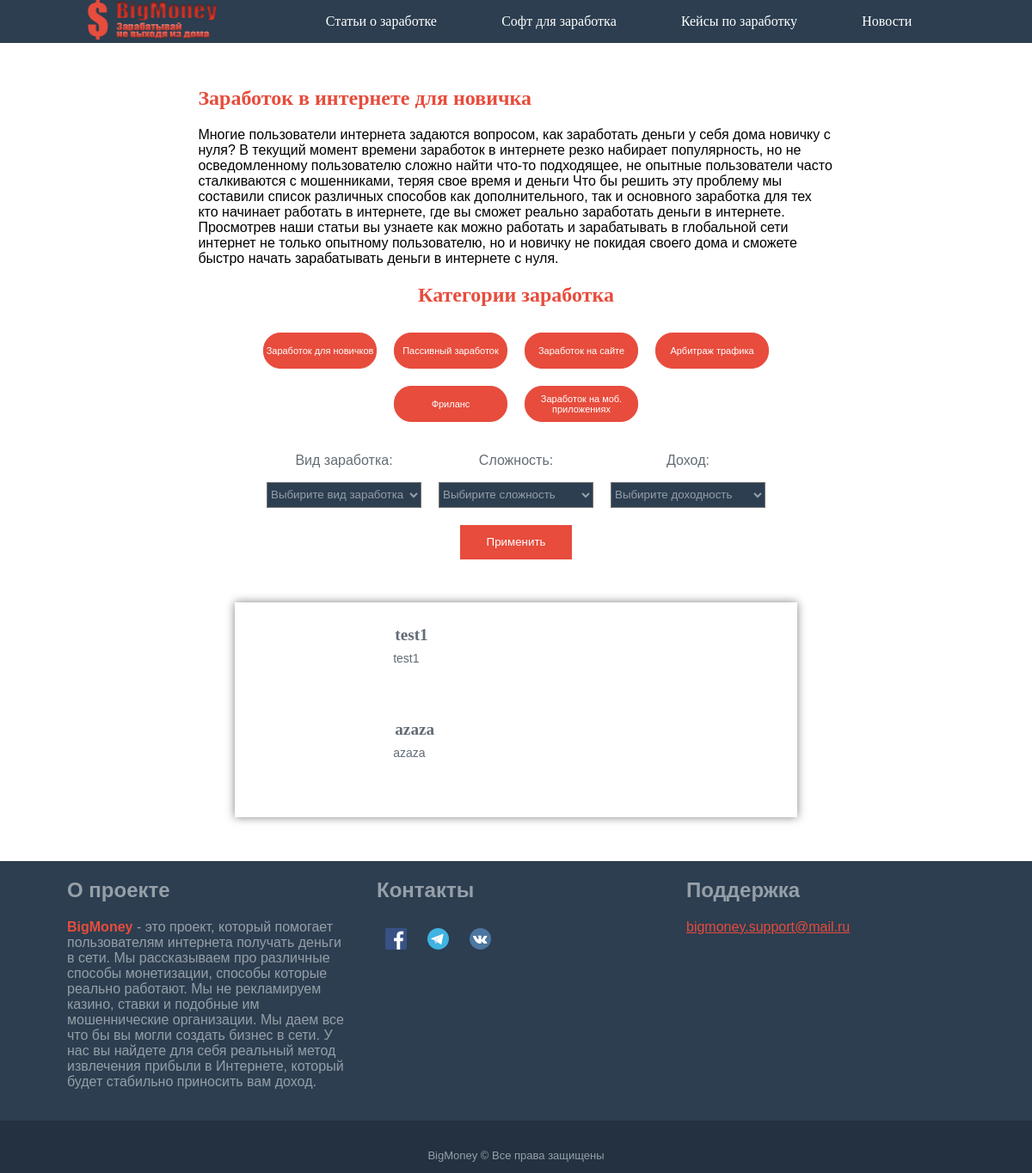
/post/dlya-novichkov/index.php, run on an earlier commit of the app's database.
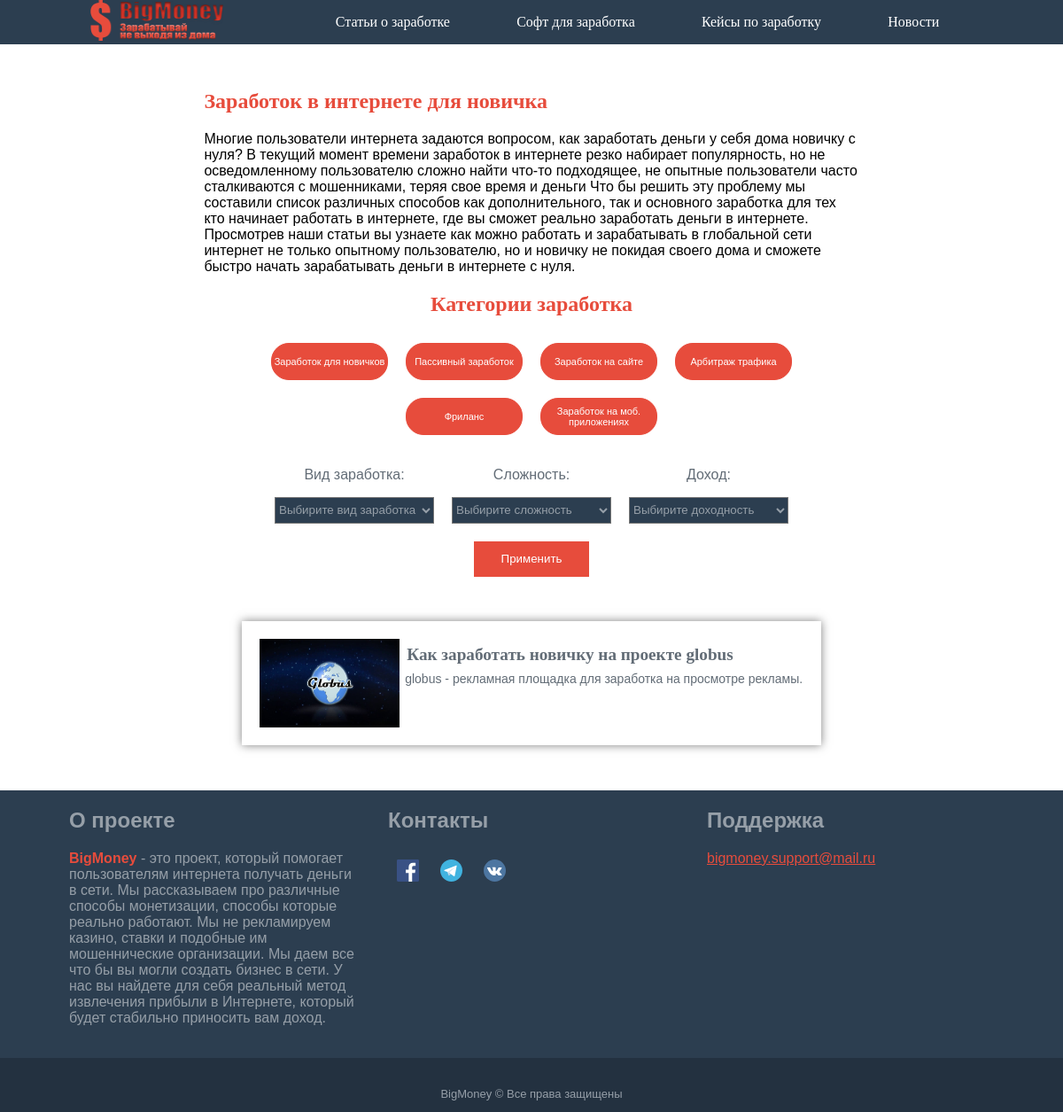
And on a later commit of the database.
### tables this page shows
CREATE TABLE `post` (
  `id` int(11) NOT NULL,
  `name` varchar(64) NOT NULL,
  `title-braus` varchar(70) DEFAULT NULL,
  `description-braus` varchar(140) DEFAULT NULL,
  `title-katalog` varchar(60) NOT NULL,
  `description-katalog` varchar(120) NOT NULL,
  `one-title-page` varchar(56) DEFAULT NULL,
  `two-title-page` varchar(56) DEFAULT NULL,
  `one-text` text,
  `two-text` text,
  `image` text,
  `linkPartner` text,
  `plus` text,
  `minus` text,
  `money-level` varchar(56) DEFAULT NULL,
  `hard-level` varchar(56) DEFAULT NULL,
  `date` date DEFAULT NULL,
  `coments` text,
  `site` varchar(16) DEFAULT NULL,
  `freelance` varchar(16) DEFAULT NULL,
  `arbit` varchar(16) DEFAULT NULL,
  `type` varchar(56) DEFAULT NULL,
  `newUser` varchar(16) DEFAULT NULL,
  `passiv` varchar(16) DEFAULT NULL,
  `mob` varchar(16) DEFAULT NULL
);

### src/post/dlya-novichkov/index.php (the view, shortened to what the changed rows need)
<!DOCTYPE html>
<html>
<head>
	<link rel="stylesheet" type="text/css" href="../css/style.css">
	<link rel="stylesheet" type="text/css" href="../css/modification.css">
</head>
<body>
<form method="POST" action=<?php echo $_SERVER['PHP_SELF'];?> enctype="multipart/form-data">
	<section class="container">
		<div class="text katalog-text">
			<h1 class="text__title">Заработок в интернете для новичка</h1>
		</div>
		<center>
		<div class="categories">
			<h2 class="categories__title">Категории заработка</h2>
		</div>
		<div class="content">
			<?php
				$conect = mysqli_connect('localhost','root','','posting');
				if(isset($_POST['go'])){
				$hard= mysqli_real_escape_string($conect, trim($_POST['hard']));
				$money= mysqli_real_escape_string($conect, trim($_POST['money']));
				$type = mysqli_real_escape_string($conect, trim($_POST['type']));
				$state = mysqli_query($conect,"SELECT `name`, `image`, `title-katalog`, `description-katalog`, `money-level`, `hard-level`, `type` FROM `post` WHERE `newUser` = 'on'");
					while ($result_state  = mysqli_fetch_array($state)){
						$img = str_replace("/post","",$result_state['image']);
						if(($result_state['type'] == $type && $hard == 'Выбирите сложность' && $money == 'Выбирите доходность') || ($result_state['type'] == $type && $hard == $result_state['hard-level'] && $money == $result_state['money-level']) || ($result_state['type'] == $type && $hard == $result_state['hard-level']) || ($result_state['type'] == $type && $money == $result_state['money-level']) || ($type == 'Выбирите вид заработка' && $hard == $result_state['hard-level'] && $money == 'Выбирите доходность') || ($type == 'Выбирите вид заработка' && $hard == $result_state['hard-level'] && $money == $result_state['money-level']) || ($type == 'Выбирите вид заработка' && $hard == 'Выбирите сложность' && $money == $result_state['money-level']) ){
							echo
								'<a href="./'.$result_state['name'].'.php">
								<div class="content__element">
									<div class="content__img" id="imag" style="background-image:url(.'.$img.')"></div>
										<div class="content__text">
											<h2 class="content__title">'.$result_state['title-katalog'].'</h2>
											<p class="content__descript">'.$result_state['description-katalog'].'</p>
										</div>
									</div>
									</a>';
						}if($money == 'Выбирите доходность' && $hard == 'Выбирите сложность' && $type == 'Выбирите вид заработка'){
							echo
								'<a href="./'.$result_state['name'].'.php">
								<div class="content__element">
									<div class="content__img" style="background-image:url(.'.$img.')"></div>
									<div class="content__text">
										<h2 class="content__title">'.$result_state['title-katalog'].'</h2>
										<p class="content__descript">'.$result_state['description-katalog'].'</p>
									</div>
								</div>
								</a>';
						}
					}
				}else{
					$state = mysqli_query($conect,"SELECT `name`, `image`, `title-katalog`, `description-katalog`, `money-level`, `hard-level`, `type` FROM `post` WHERE `newUser` = 'on'");
					while ($result_state  = mysqli_fetch_array($state)){
					$img = str_replace("/post","",$result_state['image']);
					echo
						'<a href="./'.$result_state['name'].'.php">
						<div class="content__element">
							<div class="content__img" style="background-image:url(.'.$img.')"></div>
							<div class="content__text">
								<h2 class="content__title">'.$result_state['title-katalog'].'</h2>
								<p class="content__descript">'.$result_state['description-katalog'].'</p>
							</div>
						</div>
						</a>';
					}
				}
			?>
		</div>
		</center>
	</section>
	<footer class="footer">
		<div class="footer__center">
			<div class = "footer__element">
				<h2 class="footer__text">О проекте</h2>
			</div>
			<div class = "footer__element">
				<h2 class="footer__text">Контакты</h2>
			</div>
			<div class = "footer__element">
				<h2 class="footer__text">Поддержка</h2>
			</div>
		</div>
	</footer>
</form>
</body>
</html>

What changed in the data, as far as the page shows it:
removed post: value "test1"
removed post: value "azaza"
added post: image (picture), value "Как заработать новичку на проекте globus", value "globus - рекламная площадка для заработка на просмотре рекламы."
